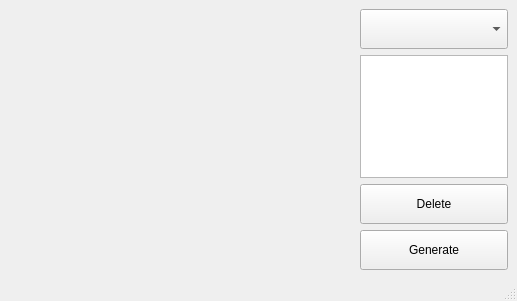
<?xml version="1.0" encoding="UTF-8"?>
<ui version="4.0">
 <class>MainWindow</class>
 <widget class="QMainWindow" name="MainWindow">
  <property name="geometry">
   <rect>
    <x>0</x>
    <y>0</y>
    <width>517</width>
    <height>301</height>
   </rect>
  </property>
  <property name="windowTitle">
   <string>MainWindow</string>
  </property>
  <widget class="QWidget" name="centralwidget">
   <layout class="QHBoxLayout" name="horizontalLayout" stretch="7,3">
    <item>
     <widget class="DrawArea" name="canvas" native="true">
      <layout class="QHBoxLayout" name="horizontalLayout_2"/>
     </widget>
    </item>
    <item>
     <layout class="QVBoxLayout" name="verticalLayout">
      <item>
       <widget class="QComboBox" name="selectBox">
        <property name="minimumSize">
         <size>
          <width>80</width>
          <height>40</height>
         </size>
        </property>
       </widget>
      </item>
      <item>
       <widget class="QTableWidget" name="tabela">
        <property name="minimumSize">
         <size>
          <width>80</width>
          <height>100</height>
         </size>
        </property>
        <attribute name="horizontalHeaderStretchLastSection">
         <bool>false</bool>
        </attribute>
       </widget>
      </item>
      <item>
       <widget class="QPushButton" name="delButton">
        <property name="minimumSize">
         <size>
          <width>80</width>
          <height>40</height>
         </size>
        </property>
        <property name="text">
         <string>Delete</string>
        </property>
       </widget>
      </item>
      <item>
       <widget class="QPushButton" name="genButton">
        <property name="minimumSize">
         <size>
          <width>80</width>
          <height>40</height>
         </size>
        </property>
        <property name="text">
         <string>Generate</string>
        </property>
       </widget>
      </item>
     </layout>
    </item>
   </layout>
  </widget>
  <widget class="QMenuBar" name="menubar">
   <property name="geometry">
    <rect>
     <x>0</x>
     <y>0</y>
     <width>517</width>
     <height>22</height>
    </rect>
   </property>
  </widget>
  <widget class="QStatusBar" name="statusbar"/>
 </widget>
 <customwidgets>
  <customwidget>
   <class>DrawArea</class>
   <extends>QWidget</extends>
   <header location="global">drawarea.h</header>
   <container>1</container>
  </customwidget>
 </customwidgets>
 <resources/>
 <connections/>
</ui>
